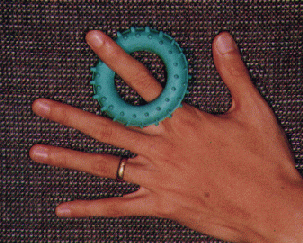
%> input picture lab4/hand.pnm, 303 x 243 px
$ octave rgb_hand.m   (GNU Octave 9; MATLAB toolbox functions it lacks are replaced by stand-ins)
%> lines starting %> are read from the running program, lines starting %| are printed output that depends on the picture
rows = 2;
cols = 3;

I = imread('hand.pnm');
%> I is the input picture: size 243x303x3 uint8; mean R, G, B 96.8, 63.5, 57.4
Inew = imread('handBW.pnm');
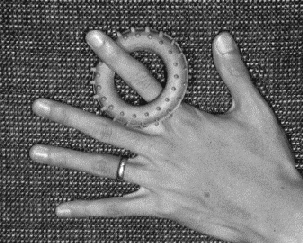
%> input picture lab4/handBW.pnm, 303 x 243 px
%> Inew is the input picture: size 243x303 uint8; min 21, max 255, mean 108.3

figure(1);
subplot(rows, cols, 1); imshow(I);
% Separate the three layers, RGB
R = I(:,:,1);
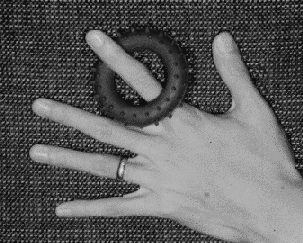
%> R: size 243x303 uint8; min 14, max 217, mean 96.8
G = I(:,:,2);
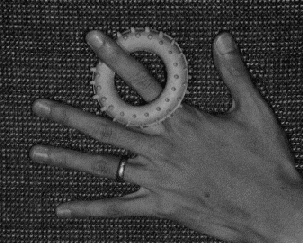
%> G: size 243x303 uint8; min 11, max 206, mean 63.5
B = I(:,:,3);
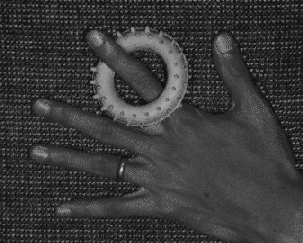
%> B: size 243x303 uint8; min 18, max 209, mean 57.4
subplot(rows, cols, 2); plot3(R(:),G(:),B(:),'.')
%> after `plot3(R(:),G(:),B(:),'.')`:
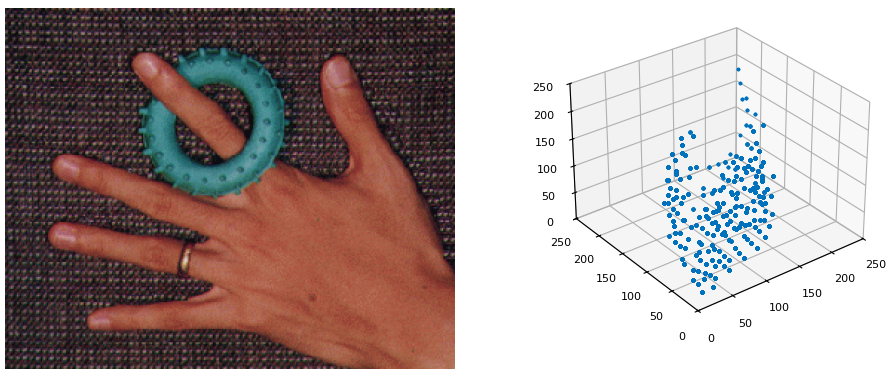
%> figure redrawn from the program's plot data, 2 panels

%> (the run ends here)
